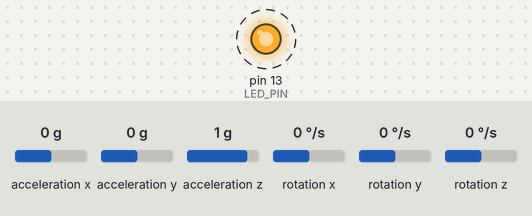
A sketch run on a simulated Arduino Uno, built with avr-gcc and run on an emulated ATmega328P. Parts: output pins drawn as LEDs (lit = HIGH). Wiring (inferred from the names in the program): MPU-9250 motion sensor at I2C address 0x68. Dashed ring = blinking. The test bench sets the inputs (shaded band); at power-on: acceleration x 0 g, acceleration y 0 g, acceleration z 1 g, rotation x 0 °/s, rotation y 0 °/s, rotation z 0 °/s. Pins used as bus, display or sensor lines are not drawn; what the sketch prints to the serial monitor is not drawn.

Above: at 0.1 s.
Timing chart, 0 to 3.1 s (numbered marks = the images above):
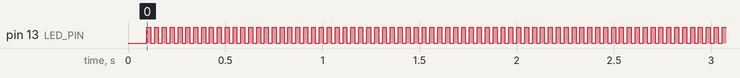

Measured:
- by itself, pin 13 (LED_PIN): alternates HIGH for 0.02 s and LOW for 0.02 s
- by itself, everything shown: repeats every 60.9 s, in 190 steps

The sketch:

MPU9250_v3.1.ino
```cpp
    #include <I2Cdev.h>
    #include <MPU6050.h>

    #if I2CDEV_IMPLEMENTATION == I2CDEV_ARDUINO_WIRE
    #include "Wire.h"
    #endif

    MPU6050 mpu_0(0x68);
    MPU6050 mpu_1(0x68);
    MPU6050 mpu_2(0x68);

    int16_t ax_0, ay_0, az_0, ax_1, ay_1, az_1, ax_2, ay_2, az_2;
    int16_t gx_0, gy_0, gz_0, gx_1, gy_1, gz_1, gx_2, gy_2, gz_2;

    #define OUTPUT_READABLE_ACCELGYRO


    #define LED_PIN 13
    bool blinkState = false;

    int s0 = 9;
    int s1 = 10;
    int s2 = 11;

    int SIG_pin = 0;

    const int MPU=0x68;

    unsigned long time;


void setup() {


  pinMode(s0, OUTPUT);
  pinMode(s1, OUTPUT);
  pinMode(s2, OUTPUT);

  #if I2CDEV_IMPLEMENTATION == I2CDEV_ARDUINO_WIRE
      Wire.begin();
  #elif I2CDEV_IMPLEMENTATION == I2CDEV_BUILTIN_FASTWIRE
      Fastwire::setup(400, true);
  #endif

  Serial.begin(115200);


  // ================= MPU: 0 =================

  digitalWrite(s0, LOW);
  digitalWrite(s1, HIGH);
  digitalWrite(s2, HIGH);
  delay(5);
  Wire.begin();
  Wire.beginTransmission(MPU);
  Wire.write(0x6B);
  Wire.write(0);
  Wire.endTransmission(true);
  delay(15);
  mpu_0.initialize();
  //Serial.println("Eszkoz teszt (0) ...");
  //Serial.println(mpu_0.testConnection() ? "  MPU9250 (0) csatlakozas sikeres" :  "  MPU9250 (0) csatlakozas sikertelen");
  delay(5);


  // ================= MPU: 1 =================

  digitalWrite(s0, HIGH);
  digitalWrite(s1, LOW);
  digitalWrite(s2, HIGH);
  delay(5);
  Wire.begin();
  Wire.beginTransmission(MPU);
  Wire.write(0x6B);
  Wire.write(0);
  Wire.endTransmission(true);
  delay(15);
  mpu_1.initialize();
  //Serial.println("Eszkoz teszt (1) ...");
  //Serial.println(mpu_1.testConnection() ? "  MPU9250 (1) csatlakozas sikeres" :  "  MPU9250 (1) csatlakozas sikertelen");
  delay(5);


  // ================= MPU: 2 =================

  digitalWrite(s0, HIGH);
  digitalWrite(s1, HIGH);
  digitalWrite(s2, LOW);
  delay(5);
  Wire.begin();
  Wire.beginTransmission(MPU);
  Wire.write(0x6B);
  Wire.write(0);
  Wire.endTransmission(true);
  delay(15);
  mpu_2.initialize();
  //Serial.println("Eszkoz teszt (2) ...");
  //Serial.println(mpu_2.testConnection() ? "  MPU9250 (3) csatlakozas sikeres" :  "  MPU9250 (2) csatlakozas sikertelen");
  delay(5);


  pinMode(LED_PIN, OUTPUT);
  }


void loop() {


  time = micros();


  // ================= MPU: 0 =================

  digitalWrite(s0, LOW);
  digitalWrite(s1, HIGH);
  digitalWrite(s2, HIGH);
  delay(1);
  mpu_0.getMotion6(&ax_0, &ay_0, &az_0, &gx_0, &gy_0, &gz_0);
  #ifdef OUTPUT_READABLE_ACCELGYRO
      Serial.print(time); Serial.print("\t");
      Serial.print("0\t");
      Serial.print(ax_0); Serial.print("\t");
      Serial.print(ay_0); Serial.print("\t");
      Serial.print(az_0); Serial.print("\t\n");
      //Serial.print(gx_0); Serial.print("\t");
      //Serial.print(gy_0); Serial.print("\t");
      //Serial.println(gz_0);
    #endif
    delay(1);


  // ================= MPU: 1 =================

  digitalWrite(s0, HIGH);
  digitalWrite(s1, LOW);
  digitalWrite(s2, HIGH);
  delay(1);
  mpu_1.getMotion6(&ax_1, &ay_1, &az_1, &gx_1, &gy_1, &gz_1);
  #ifdef OUTPUT_READABLE_ACCELGYRO
      Serial.print(time); Serial.print("\t");
      Serial.print("1\t");
      Serial.print(ax_1); Serial.print("\t");
      Serial.print(ay_1); Serial.print("\t");
      Serial.print(az_1); Serial.print("\t\n");
      //Serial.print(gx_1); Serial.print("\t");
      //Serial.print(gy_1); Serial.print("\t");
      //Serial.println(gz_1);
  #endif
  delay(1);


  // ================= MPU: 2 =================

  digitalWrite(s0, HIGH);
  digitalWrite(s1, HIGH);
  digitalWrite(s2, LOW);
  delay(1);
  mpu_2.getMotion6(&ax_2, &ay_2, &az_2, &gx_2, &gy_2, &gz_2);
  #ifdef OUTPUT_READABLE_ACCELGYRO
      Serial.print(time); Serial.print("\t");
      Serial.print("2\t");
      Serial.print(ax_2); Serial.print("\t");
      Serial.print(ay_2); Serial.print("\t");
      Serial.print(az_2); Serial.print("\t\n");
      //Serial.print(gx_2); Serial.print("\t");
      //Serial.print(gy_2); Serial.print("\t");
      //Serial.println(gz_2);
   #endif
   delay(1);


    blinkState = !blinkState;
    digitalWrite(LED_PIN, blinkState);
   }
```
